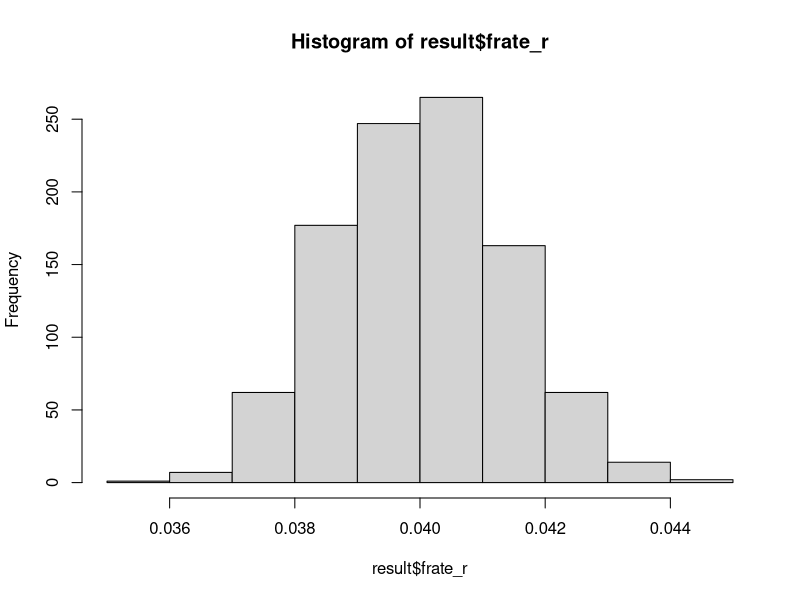

This figure's R source:
# 
library(tidyverse)

dat <- read_csv("./data/example.csv")

runs <- 1000

year <- rate_r <- rate_f <- rep(NA, 10)
frate_r <- frate_f <- rep(NA, 10)



for(i in 1:runs){

	year[1] <- dat[1, 2] %>% as.double()	
	rate_r[1] <- dat[2, 2] %>% as.double()
	rate_f[1] <- dat[3, 2] %>% as.double()
	
	for(j in 2:year){
		rate_r[j] <- runif(1, 0.98, 1.02) * rate_r[j-1]
		rate_f[j] <- runif(1, 0.99, 1.01) * rate_f[j-1]	
	}

	frate_r[i] <- rate_r[length(rate_r)]
	frate_f[i] <- rate_f[length(rate_f)]
}

result <- data.frame(frate_r, frate_f)
hist(result$frate_r)
result
